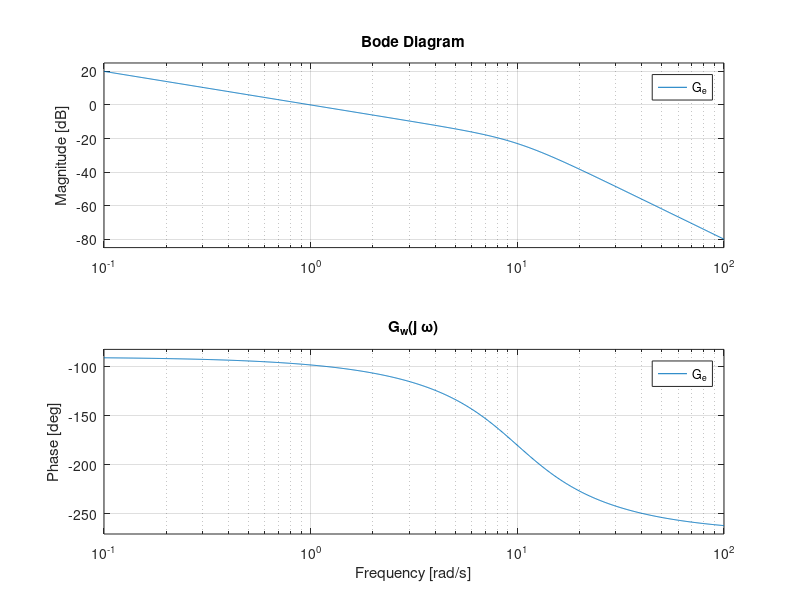
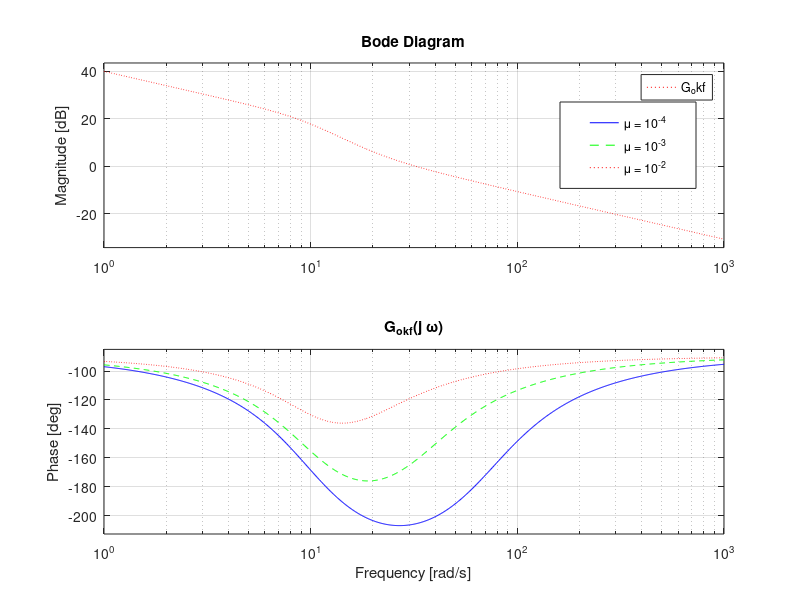
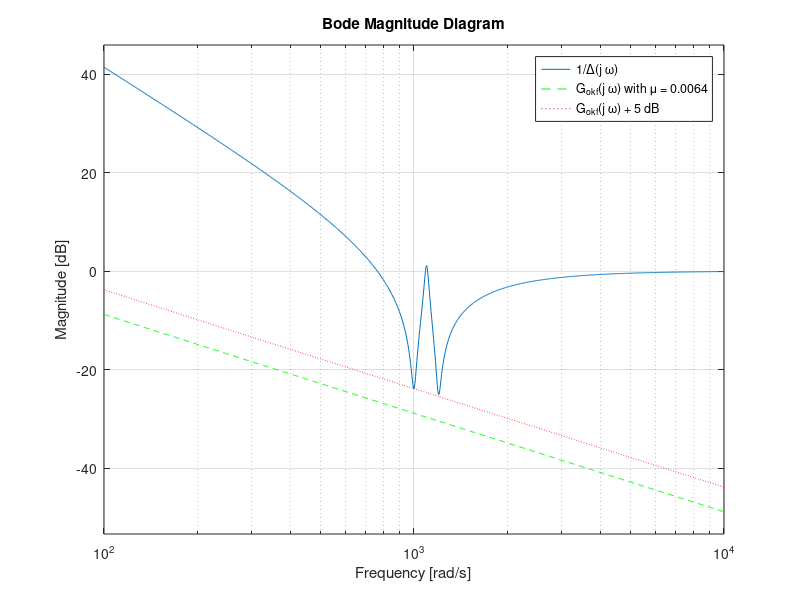
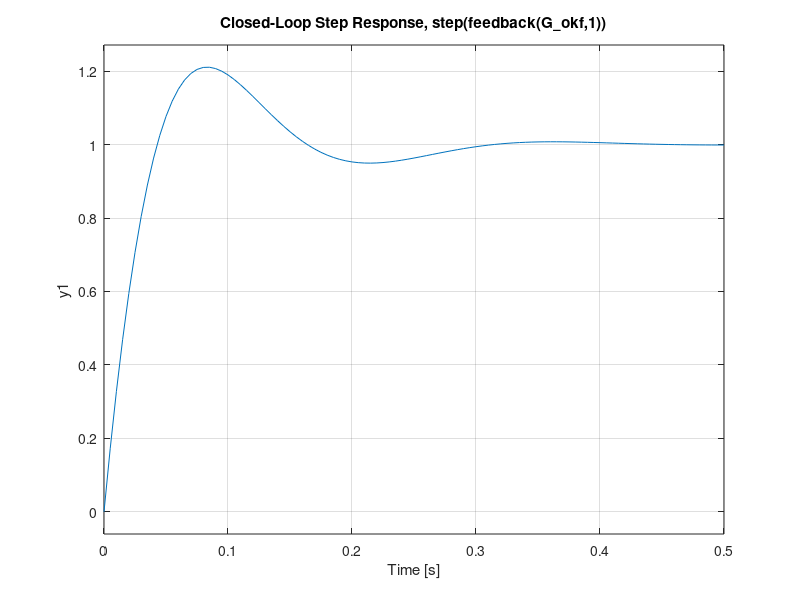

Recreate these plots in MATLAB, in order. (Note: this script raises an error after producing the figures.)
clc
clear
close all

%%
%1.a)
zeta_b = 0.707;
omega_b = 10;
G_p = tf(omega_b^2,[1 2*zeta_b*omega_b omega_b^2]);
zeta_r = 0.015;
omega_r = 1000;
zeta_t = 0.015;
omega_t = 1200;
omega_n = 0.9*omega_t;
G_PA = G_p*omega_r*omega_t^2/omega_n^2*...
    tf([zeta_r omega_r],[1 2*zeta_r*omega_r omega_r^2])*...
    tf([1 2*zeta_t*omega_n omega_n^2],[1 2*zeta_t*omega_t omega_t^2]);
DELTA = G_PA/G_p - 1;
%1.b)
G_a = tf(1,[1 0]);
G_e = G_p*G_a;
G_EA = G_PA*G_a;
%1.c)i.
figure
bode(G_e)
title('G_w(j \omega)')
set(gcf,'Position',[380 105 560 360])
%1.c)ii.
A_e = getfield(ss(G_e),'a');
B_e = getfield(ss(G_e),'b');
C_e = getfield(ss(G_e),'c');
figure
linestyles = {'b-','g--','r:'};
for mu=[1e-4 1e-3 1e-2]
    V = mu^2;
    M = care(A_e',C_e',B_e*B_e',V);
    L_e = M*C_e'*inv(V);
    G_okf = ss(A_e,L_e,C_e,0);
    mag = 20*log10(bode(G_okf,10^3));
    %allmargin(G_okf)
    bode(G_okf,linestyles{1})
    hold all
    linestyles(1) = [];
end
title('G_{okf}(j \omega)')
set(legend('\mu = 10^{-4}','\mu = 10^{-3}','\mu = 10^{-2}'),...
    'Position',[0.7 0.686 0.17 0.144])
%1.c)iii.
mu = 0.0064;
V = mu^2;
M = care(A_e',C_e',B_e*B_e',V);
L_e = M*C_e'*inv(V);
G_okf = ss(A_e,L_e,C_e,0);
figure
bodemag(1/DELTA,G_okf,'g--',G_okf*10^(5/20),'r:',{1e2,1e4})
legend('1/\Delta(j \omega)','G_{okf}(j \omega) with \mu = 0.0064',...
    'G_{okf}(j \omega) + 5 dB')
set(gcf,'Position',[380 105 560 260])
mag = 20*log10(bode(G_okf,10^3));
%1.c)v.
figure
step(feedback(G_okf,1))
set(gcf,'Position',[380 105 560 300])
set(title('Closed-Loop Step Response, step(feedback(G_okf,1))'),...
    'interpreter','none')
%%
%close all
%1.d)
rho = 1e-20;
[P eig_lqr K_e] = care(A_e,B_e,C_e'*C_e,rho);
K_e(1);
K_e(2);
K_e(3);
C_LQG = ss(A_e-B_e*K_e-L_e*C_e, L_e, K_e, 0);
G_o = G_e*C_LQG;
figure
margin(G_okf)
hold all
bode(G_o,'g--',{1e-1,1e3})
set(legend('G_{okf}(j \omega)','G_o(j \omega) for \rho = 10^{-20}'),...
    'Position',[0.605 0.7 0.273 0.133])
set(gcf,'Position',[380 105 560 360])
figure
step(feedback(G_o,1))
set(gcf,'Position',[380 105 560 300])
set(title('Closed-Loop Step Response, step(feedback(G_o,1))'),...
    'interpreter','none')
%1.e)
T_p = G_o/(1+G_o);
figure
bodemag(1/DELTA,T_p,'g--',{1e1,1e5})
legend('1/\Delta(j \omega)','T_p(j \omega)')
set(gcf,'Position',[380 105 560 360])
%%
close all
%1.f)i.
figure
margin(G_o)
figure
margin(G_PA*G_a*C_LQG)
hold all
bode(G_o,'g--',{1e0,1e5})
set(gcf,'Position',[380 105 560 360])
set(legend('G_{PA}(s)G_a(s)C_{LQG}(s)','G_p(s)G_a(s)C_{LQG}(s)'),...
    'Position',[0.226,0.194,0.273,0.128])
%1.f)ii.
figure
step(G_PA*G_a*C_LQG/(1+G_PA*G_a*C_LQG),G_o/(1+G_o),'g--')
set(gcf,'Position',[380 105 560 300])
axis([0 2 0 1.1])
set(legend('G_{PA}(s)G_a(s)C_{LQG}(s) / (1 + G_{PA}(s)G_a(s)C_{LQG}(s))',...
    'G_p(s)G_a(s)C_{LQG}(s) / (1 + G_p(s)G_a(s)C_{LQG}(s))'),...
    'Position',[0.364 0.426 0.505 0.177])
%1.g)i.
mu = 0.001
V = mu^2;
M = care(A_e',C_e',B_e*B_e',V);
L_e = M*C_e'*inv(V);
L_e(1)
L_e(2)
L_e(3)
G_okf = ss(A_e,L_e,C_e,0);
rho = 1e-15
[P eig_lqr K_e] = care(A_e,B_e,C_e'*C_e,rho);
K_e(1)
K_e(2)
K_e(3)
C_LQG = ss(A_e-B_e*K_e-L_e*C_e, L_e, K_e, 0);
G_o = G_e*C_LQG;
figure
step(G_PA*G_a*C_LQG/(1+G_PA*G_a*C_LQG))
title(['Step Response of G_{PA}(s)G_a(s)C_{LQG}(s) / '...
    '(1 + G_{PA}(s)G_a(s)C_{LQG}(s)) with \mu = 0.001, \rho = 10^{-15}'])
set(gcf,'Position',[380 105 560 300])
axis([0 2 0 1.1])
%1.g)ii.
mu = 1e-4
V = mu^2;
M = care(A_e',C_e',B_e*B_e',V);
L_e = M*C_e'*inv(V);
L_e(1)
L_e(2)
L_e(3)
G_okf = ss(A_e,L_e,C_e,0);
rho = 1e-14
[P eig_lqr K_e] = care(A_e,B_e,C_e'*C_e,rho);
K_e(1)
K_e(2)
K_e(3)
C_LQG = ss(A_e-B_e*K_e-L_e*C_e, L_e, K_e, 0);
G_o = G_e*C_LQG;
figure
step(G_PA*G_a*C_LQG/(1+G_PA*G_a*C_LQG))
title(['Step Response of G_{PA}(s)G_a(s)C_{LQG}(s) / '...
    '(1 + G_{PA}(s)G_a(s)C_{LQG}(s)) with \mu = 10^{-4}, \rho = 10^{-15}'])
set(gcf,'Position',[380 105 560 300])
axis([0 2 0 1.1])